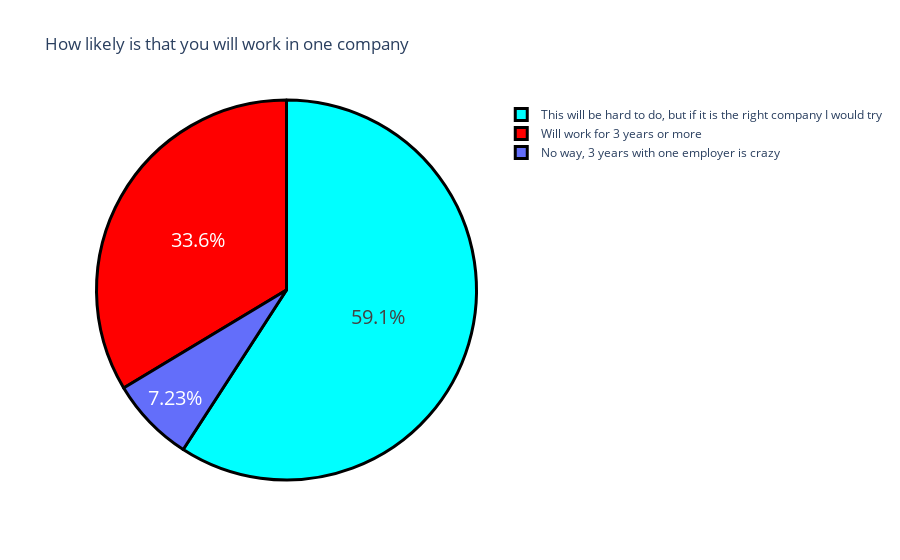

Here is the notebook cell this chart was saved with:
### Code cell
colors =['aqua','red']
fig = go.Figure(data = [go.Pie(labels = label , values = counts)])
fig.update_layout(title_text ="How likely is that you will work in one company")
fig.update_traces(hoverinfo ="label+value", textinfo = 'percent', textfont_size =20,marker = dict(colors = colors, line = dict(color= 'black', width =3)))
fig.show()

### Figure 1 — Plotly figure (JSON) as saved in the notebook; plotly's stock layout.template omitted (floating-point values rounded to 4 significant figures)
{"data": [{"hoverinfo": "label+value", "labels": ["This will be hard to do, but if it is the right company I would try", "Will work for 3 years or more", "No way, 3 years with one employer is crazy"], "marker": {"colors": ["aqua", "red"], "line": {"color": "black", "width": 3}}, "textfont": {"size": 20}, "textinfo": "percent", "type": "pie", "values": [139, 79, 17]}], "layout": {"title": {"text": "How likely is that you will work in one company"}}}
